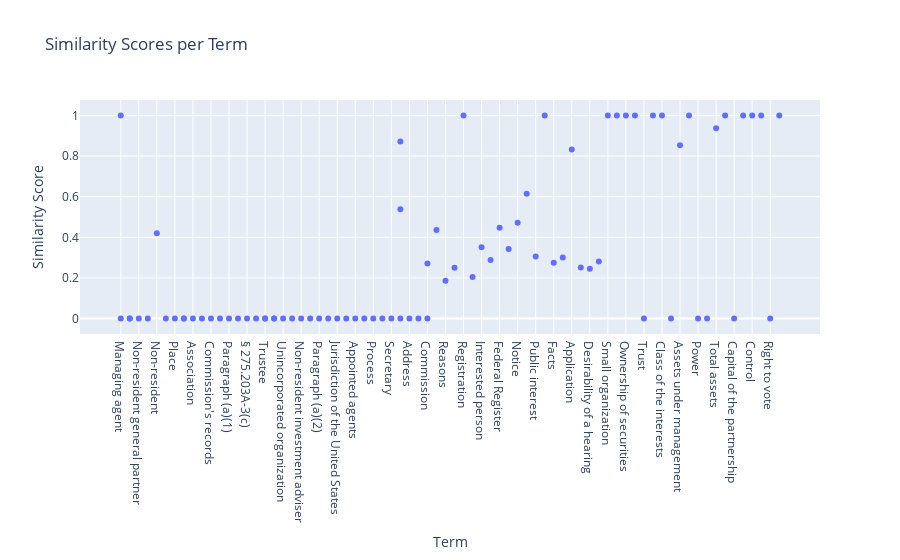

Source (notebook cell):
### Markdown cell above
Interactive Visualization

### Code cell
fig = px.scatter(df_terms_results, x='term', y='similarity_score',
                 hover_data=['definition_true', 'definition_pred'],
                 title='Similarity Scores per Term')
fig.update_layout(xaxis_title='Term', yaxis_title='Similarity Score')
fig.show()

### Figure 1 — Plotly figure (JSON) as saved in the notebook; plotly's stock layout.template omitted (floating-point values rounded to 4 significant figures; data arrays with more than 128 entries replaced by an {"elided": "..."} marker saying what was removed)
{"data": [{"customdata": {"elided": "82x2 str values"}, "hovertemplate": "term=%{x}<br>similarity_score=%{y}<br>definition_true=%{customdata[0]}<br>definition_pred=%{customdata[1]}<extra></extra>", "legendgroup": "", "marker": {"color": "#636efa", "symbol": "circle"}, "mode": "markers", "name": "", "orientation": "v", "showlegend": false, "type": "scatter", "x": ["Managing agent", "Partnership", "Non-resident general partner", "Named party", "Non-resident", "Pleadings", "Place", "Person", "Association", "Non-resident managing agent", "Commission's records", "Secretary of the Commission", "Paragraph (a)(1)", "Principal office", "§ 275.203A-3(c)", "Evidence of service", "Trustee", "Corporation", "Unincorporated organization", "Certified mail", "Non-resident investment adviser", "Certification", "Paragraph (a)(2)", "Place of business", "Jurisdiction of the United States", "Affairs", "Appointed agents", "Individual", "Process", "Papers", "Secretary", "Investment adviser", "Address", "Registered mail", "Commission", "Order", "Reasons", "Act", "Registration", "Protection of investors", "Interested person", "Earliest date", "Federal Register", "Initiation of the proceeding", "Notice", "Hearing", "Public interest", "Nature of interest", "Facts", "Expiration of the period of time", "Application", "Investment adviser", "Period of time", "Commission", "Desirability of a hearing", "Matter", "Managing agent", "Small organization", "Partnership", "Investment Advisers Act of 1940", "Ownership of securities", "Fiscal year", "Trust", "Person", "Contract", "Class of the interests", "Right to receive upon dissolution", "Assets under management", "Limited liability company", "Power", "Balance sheet", "Total assets", "Small business", "Trustee", "Corporation", "Investment adviser", "Capital of the partnership", "Class of voting securities", "Control", "Policies", "Right to vote", "Management"], "xaxis": "x", "y": [1, 0, 0, 0, 0.4195, 0, 0, 0, 0, 0, 0, 0, 0, 0, 0, 0, 0, 0, 0, 0, 0, 0, 0, 0, 0, 0, 0, 0, 0, 0, 0, 0, 0, 0, 0, 0.4358, 0.1858, 0.25, 1, 0.2048, 0.3505, 0.2889, 0.4471, 0.3423, 0.4722, 0.6145, 0.3053, 1, 0.2743, 0.3007, 0.8324, 0.5377, 0.2514, 0.2711, 0.2457, 0.281, 0, 1, 0, 1, 1, 1, 0, 0, 1, 1, 0, 0.8528, 1, 0, 0, 0.9364, 1, 0, 0, 0.872, 0, 1, 1, 1, 0, 1], "yaxis": "y"}], "layout": {"legend": {"tracegroupgap": 0}, "title": {"text": "Similarity Scores per Term"}, "xaxis": {"anchor": "y", "domain": [0, 1], "title": {"text": "Term"}}, "yaxis": {"anchor": "x", "domain": [0, 1], "title": {"text": "Similarity Score"}}}}
